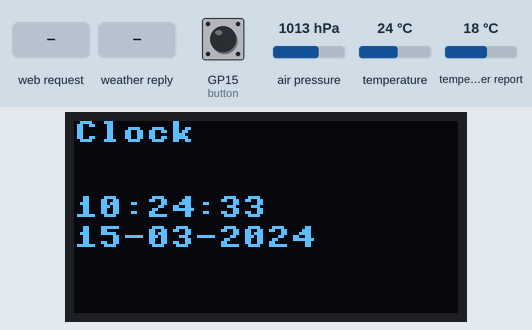
Simulated run of this program. Board: Raspberry Pi Pico running MicroPython. Shown: 128×64 one-colour display. Inputs (shaded band) come from the test bench; at power-on: GP15 (button) HIGH, air pressure 1013 hPa, temperature 24 °C, temperature in the web weather report 18 °C. WiFi joins after 1.5 s; the clock reads 2024-03-15 10:24:30 at power-on unless the program sets it; random numbers come from a fixed seed; requests to the public web service named in the program get a made-up reply in its usual format after 0.4 s (London, UTC, broken clouds, 64 % humidity, 1013 hPa unless stated); threads take turns every 2 ms; what the program prints to the serial console is not drawn.

Above: at 3.2 s.
3.3 s: GP15 (button) pulled LOW for 0.15 s
At 4.2 s:
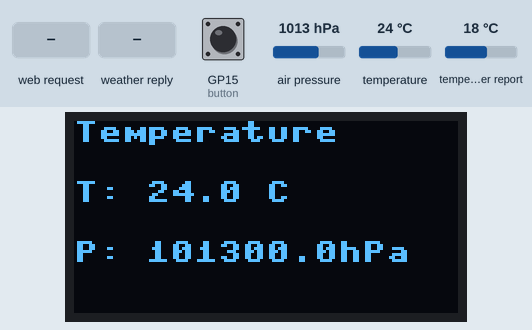
5.4 s: HTTP request GET /mode=snake received
At 5.56 s:
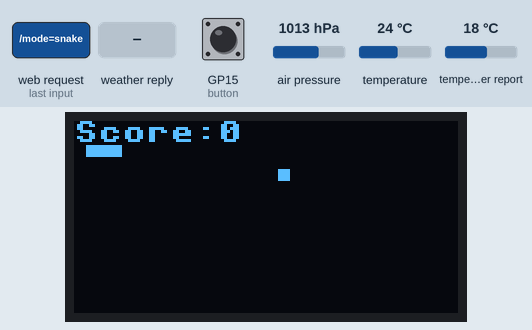
7.3 s: HTTP request GET /mode=weather received
At 9.5 s:
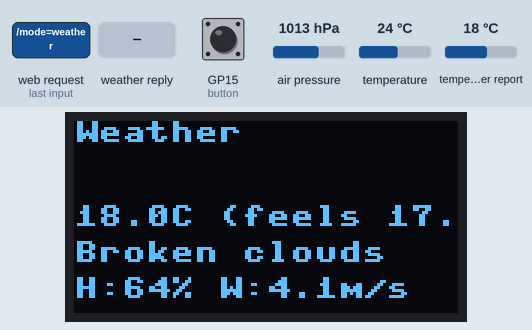
9.9 s: the web weather report turns to Clear
At 11.6 s:
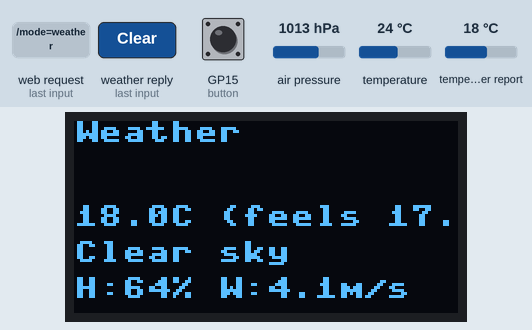
12.4 s: GP15 (button) pulled LOW for 1 s
At 13.3 s:
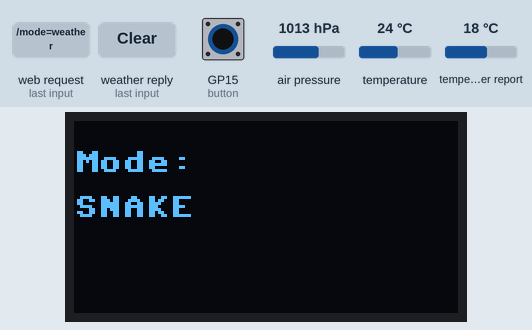
14.0 s: GP15 (button) pulled LOW for 0.15 s
At 14.4 s:
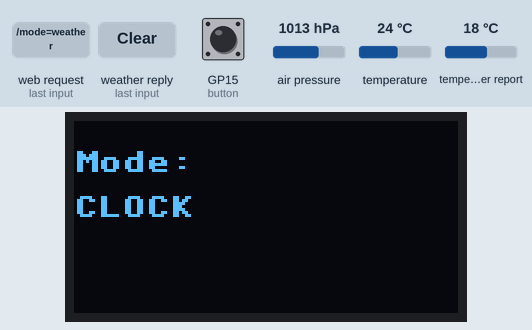
Timing chart, 0 to 17.0 s (numbered marks = the images above; inputs shaded):
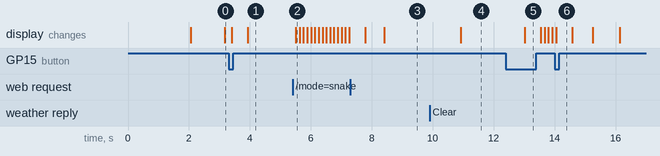

Measured:
- after the input at 5.4 s, the display: changes after 0.11 s (image 2)
- after the input at 9.9 s, the display: changes after 1.0 s (image 4)
- after the input at 12.4 s, the display: changes after 0.62 s (image 5)

The program:

clock_watch.py
```python
# Combined Clock, Temperature, Weather, and Snake Game for Raspberry Pi Pico
#
# Merges the local hardware functions of "clockwatch" with the
# internet connectivity of the "weather" script.
# - Connects to your Wi-Fi (Station Mode).
# - A physical button on GP15 cycles through modes.
# - Web interface is accessible on the Pico's IP address on your network.

import network
import time
from machine import Pin, SoftI2C
import ssd1306
from bmp280 import BMP280
import socket
import _thread
import urandom
import urequests
import gc
import sys

# ---------- Configuration ----------
# --- Wi-Fi Credentials ---
WIFI_SSID = ""
WIFI_PASSWORD = ""

# --- OpenWeatherMap API ---
OPENWEATHERMAP_API_KEY = ""
CITY = ""

# ---------- Network Setup ----------
def connect_wifi(ssid, password):
    wlan = network.WLAN(network.STA_IF)
    wlan.active(True)
    if not wlan.isconnected():
        print(f"Connecting to network '{ssid}'...")
        wlan.connect(ssid, password)
        max_wait = 20
        while not wlan.isconnected() and max_wait > 0:
            print(".", end="")
            time.sleep(1)
            max_wait -= 1
    if wlan.isconnected():
        print(f"\nConnected! IP: {wlan.ifconfig()[0]}")
        return wlan
    else:
        print("\nConnection failed.")
        return None

wlan = connect_wifi(WIFI_SSID, WIFI_PASSWORD)
PICO_IP = wlan.ifconfig()[0] if wlan else "N/A"


# ---------- Hardware Setup ----------
i2c_bmp = SoftI2C(sda=Pin(26), scl=Pin(27))
bmp = BMP280(i2c_bmp, addr=0x76)
i2c_oled = SoftI2C(sda=Pin(0), scl=Pin(1))
oled = ssd1306.SSD1306_I2C(128, 64, i2c_oled, addr=0x3C)
button = Pin(15, Pin.IN, Pin.PULL_UP)


# ---------- Global Variables & Mode Management ----------
MODES = ["CLOCK", "TEMP", "WEATHER", "SNAKE"]
current_mode_index = 0
mode = MODES[current_mode_index]
button_last_state = button.value()

weather_data = {}
last_weather_fetch = 0
#WEATHER_UPDATE_INTERVAL_MS = 1 * 60 * 1000 # 1 minutes
WEATHER_UPDATE_INTERVAL_MS = 0


# ---------- Weather Function ----------
def get_weather_data():
    global weather_data, last_weather_fetch
    if not wlan or not wlan.isconnected():
        weather_data = {"error": "No Wi-Fi"}
        return

    print("Attempting to fetch weather data...")
    url = f'http://api.openweathermap.org/data/2.5/weather?q={CITY}&appid={OPENWEATHERMAP_API_KEY}&units=metric'
    response = None

    try:
        response = urequests.get(url, timeout=10)

        if response.status_code == 200:
            data = response.json()
            raw_desc = data['weather'][0].get('description', 'N/A')
            weather_desc = raw_desc[0].upper() + raw_desc[1:].lower() if raw_desc else 'N/A'

            weather_data = {
                "desc": weather_desc, "temp": data['main'].get('temp'), "city": data.get('name', 'N/A'),
                "feels_like": data['main'].get('feels_like'), "humidity": data['main'].get('humidity'),
                "wind_speed": data['wind'].get('speed') }
            print(f"Weather successfully parsed for {weather_data['city']}.")
        else:
            weather_data = {"error": f"API Err {response.status_code}"}
            print(f"Error: Server returned status code {response.status_code}")

    except Exception as e:
        sys.print_exception(e)
        weather_data = {"error": "Fetch Failed"}

    finally:
        if response: response.close()
        last_weather_fetch = time.ticks_ms()
        gc.collect()

# ---------- Snake Game Logic (Original "clockwatch" version) ----------
snake_dir, snake_dir_next = "RIGHT", "RIGHT"
SEG_SIZE = 4
MAX_X, MAX_Y = 128 // SEG_SIZE, 64 // SEG_SIZE
snake, food, score, snake_initialized = [], [], 0, False

def init_snake():
    global snake, food, score, snake_dir, snake_dir_next, snake_initialized
    snake = [[2,2],[1,2],[0,2]]
    food = [urandom.getrandbits(7)%MAX_X, urandom.getrandbits(6)%MAX_Y]
    score, snake_dir, snake_dir_next, snake_initialized = 0, "RIGHT", "RIGHT", True

def draw_snake():
    oled.fill(0)
    for seg in snake:
        x, y = seg
        for dx in range(SEG_SIZE):
            for dy in range(SEG_SIZE): oled.pixel(x*SEG_SIZE+dx, y*SEG_SIZE+dy, 1)
    fx, fy = food
    for dx in range(SEG_SIZE):
        for dy in range(SEG_SIZE): oled.pixel(fx*SEG_SIZE+dx, fy*SEG_SIZE+dy, 1)
    oled.text(f"Score:{score}", 0, 0)
    oled.show()

def move_snake():
    global snake, food, score, snake_dir
    head = snake[0][:]
    snake_dir = snake_dir_next

    if snake_dir == "UP": head[1] -= 1
    elif snake_dir == "DOWN": head[1] += 1
    elif snake_dir == "LEFT": head[0] -= 1
    elif snake_dir == "RIGHT": head[0] += 1

    head[0] %= MAX_X; head[1] %= MAX_Y
    if head in snake: init_snake(); return
    snake.insert(0, head)

    if head == food:
        score += 1
        food = [urandom.getrandbits(7)%MAX_X, urandom.getrandbits(6)%MAX_Y]
    else: snake.pop()

# ---------- Web Server ----------
def web_server():
    global mode, snake_dir_next, snake_initialized, score, current_mode_index
    if not wlan or not wlan.isconnected(): return

    addr = socket.getaddrinfo('0.0.0.0', 80)[0][-1]
    s = socket.socket(); s.bind(addr); s.listen(1)
    print(f"Web server running at http://{PICO_IP}")

    while True:
        try:
            cl, addr_client = s.accept()
            request = cl.recv(1024).decode('utf-8')

            if "/data" in request:
                response_data = ""
                if mode == "TEMP":
                    response_data = f"Temp: {bmp.temperature:.1f} C<br>Pres: {bmp.pressure:.1f} hPa"
                elif mode == "CLOCK":
                    t = time.localtime()
                    response_data = f"Time: {t[3]:02d}:{t[4]:02d}:{t[5]:02d}<br>Date: {t[0]:04d}-{t[1]:02d}-{t[2]:02d}"
                elif mode == "SNAKE":
                    response_data = f"Score: {score}"
                elif mode == "WEATHER":
                    if "error" in weather_data:
                        response_data = f"Error: {weather_data['error']}"
                    elif "city" in weather_data:
                        response_data = (f"{weather_data['city']}: {weather_data['desc']}<br>"
                                       f"Temp: {weather_data['temp']:.1f}C (Feels {weather_data['feels_like']:.1f}C)<br>"
                                       f"Humidity: {weather_data['humidity']}% | Wind: {weather_data['wind_speed']:.1f} m/s")
                cl.send("HTTP/1.1 200 OK\r\nContent-Type: text/plain\r\n\r\n" + response_data); cl.close(); continue

            if "/mode=clock" in request: mode = "CLOCK"; current_mode_index = 0
            elif "/mode=temperature" in request: mode = "TEMP"; current_mode_index = 1
            elif "/mode=weather" in request: mode = "WEATHER"; current_mode_index = 2; get_weather_data()
            elif "/mode=snake" in request: mode = "SNAKE"; current_mode_index = 3

            if mode == "SNAKE" and not snake_initialized: init_snake()

            if "/action?dir=UP" in request and snake_dir != "DOWN": snake_dir_next = "UP"
            elif "/action?dir=DOWN" in request and snake_dir != "UP": snake_dir_next = "DOWN"
            elif "/action?dir=LEFT" in request and snake_dir != "RIGHT": snake_dir_next = "LEFT"
            elif "/action?dir=RIGHT" in request and snake_dir != "LEFT": snake_dir_next = "RIGHT"

            response = f"""HTTP/1.1 200 OK\r\nContent-Type: text/html\r\n\r\n
            <html><head><title>Pico Control</title><meta name="viewport" content="width=device-width, initial-scale=1.0"></head>
            <body style="text-align:center;font-family:sans-serif;">
            <h1>Mode: {mode}</h1><p id="data" style="font-size:20px; line-height:1.5;"></p>
            <div style="display:grid; grid-template-columns: auto auto; justify-content:center;">
                <button onclick="window.location='/mode=clock'" style="width:140px;height:70px;margin:10px;">Clock</button>
                <button onclick="window.location='/mode=temperature'" style="width:140px;height:70px;margin:10px;">Temp</button>
                <button onclick="window.location='/mode=weather'" style="width:140px;height:70px;margin:10px;">Weather</button>
                <button onclick="window.location='/mode=snake'" style="width:140px;height:70px;margin:10px;">Snake</button>
            </div>
            <!-- D-PAD CONTROLS -->
            <div style="display: grid; grid-template-columns: 1fr 1fr 1fr; grid-template-rows: 1fr 1fr 1fr; width: 270px; height: 210px; margin: 20px auto; gap: 5px;">
                <button onclick="fetch('/action?dir=UP')"    style="grid-column: 2; grid-row: 1; font-size: 1.2em;">UP</button>
                <button onclick="fetch('/action?dir=LEFT')"  style="grid-column: 1; grid-row: 2; font-size: 1.2em;">LEFT</button>
                <button onclick="fetch('/action?dir=RIGHT')" style="grid-column: 3; grid-row: 2; font-size: 1.2em;">RIGHT</button>
                <button onclick="fetch('/action?dir=DOWN')"  style="grid-column: 2; grid-row: 3; font-size: 1.2em;">DOWN</button>
            </div>
            <script>
            function updateData() {{ fetch('/data').then(r => r.text()).then(d => {{ document.getElementById('data').innerHTML = d; }}); }}
            setInterval(updateData, 1500); updateData();
            </script>
            </body></html>"""
            cl.send(response); cl.close()
        except Exception as e:
            if 'cl' in locals(): cl.close()

_thread.start_new_thread(web_server, ())

# ---------- Main Loop ----------
while True:
    button_current_state = button.value()
    if button_current_state == 0 and button_last_state == 1:
        current_mode_index = (current_mode_index + 1) % len(MODES)
        mode = MODES[current_mode_index]
        print(f"Mode switched to: {mode}")
        oled.fill(0); oled.text("Mode:", 0, 10); oled.text(mode, 0, 25); oled.show()
        time.sleep(0.5)

        if mode == "SNAKE" and not snake_initialized: init_snake()
        if mode == "WEATHER": get_weather_data()

    button_last_state = button_current_state

    if mode == "SNAKE":
        move_snake(); draw_snake()
        # --- SPEED CONTROL: Lower value = less latency & faster snake ---
       # time.sleep(0.04)
        time.sleep(0.1)
    else:
        oled.fill(0)
        if mode == "TEMP":
            oled.text("Temperature", 0, 0)
            oled.text(f"T: {bmp.temperature:.1f} C", 0, 20)
            oled.text(f"P: {bmp.pressure:.1f}hPa", 0, 40)
        elif mode == "CLOCK":
            t = time.localtime()
            oled.text("Clock", 0, 0)
            oled.text(f"{t[2]:02d}-{t[1]:02d}-{t[0]:04d}", 0, 35)  #date format: DD-MM-YYYY
            oled.text(f"{t[3]:02d}:{t[4]:02d}:{t[5]:02d}", 0, 25) # time
        elif mode == "WEATHER":
            oled.text("Weather", 0, 0)
            if "error" in weather_data:
                oled.text("Error:", 0, 25); oled.text(weather_data["error"], 0, 40)
            elif "city" in weather_data:
                oled.text(weather_data["city"], 0, 16)
                oled.text(f"{weather_data['temp']:.1f}C (feels {weather_data['feels_like']:.1f})", 0, 28)
                oled.text(weather_data['desc'], 0, 40)
                oled.text(f"H:{weather_data['humidity']}% W:{weather_data['wind_speed']:.1f}m/s", 0, 52)
            else:
                oled.text("Loading...", 0, 30)

            if time.ticks_diff(time.ticks_ms(), last_weather_fetch) > WEATHER_UPDATE_INTERVAL_MS:
                get_weather_data()

        oled.show()
        time.sleep(0.2)
```
